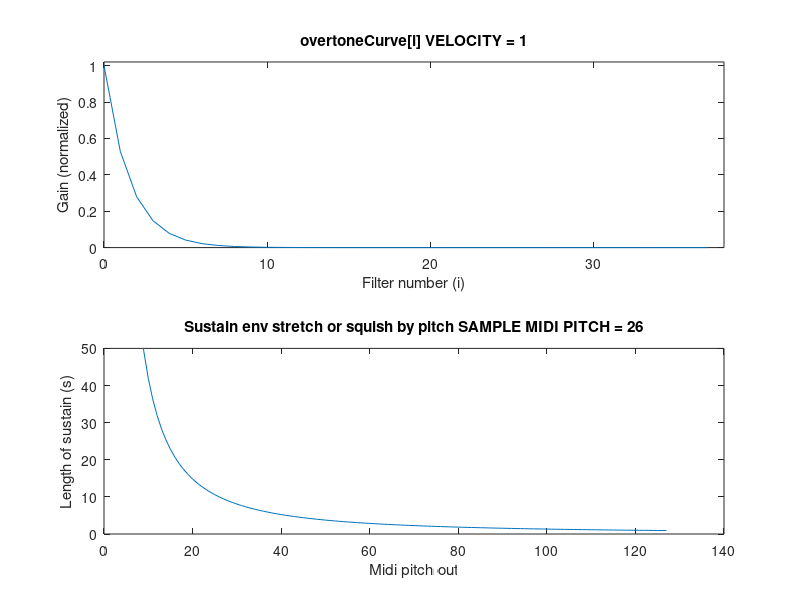

Source code (MATLAB):
%   MUMT 307 (Music & Audio Computing II)
%   Final Project.  Modal Synthesis analysis.
%   Max Henry #260133798

%   This script is primarily a sketchbook for different scaling curves I
%   was experimenting with.  Each curve depends on one or more input values
%   (e.g. "velocity" or "midiin").  The curve in each case is plotted.

clear;

%   overtoneCurve: Scaling the relative filter gains based on input
%   velocity.  A high velocity results in a flatter frequency scaling.
%   Lower velocity attenuates higher-frequency filters by this curve.

velocity = 1;
numFilts = 38;

p = (0:numFilts - 1);

pcurve = (velocity/127).^(p / numFilts * 5);

figure();
subplot(2, 1, 1);
plot(p, pcurve);
xlim([0 numFilts]);
xlabel('Filter number (i)');
ylim([0 1.02]);
ylabel('Gain (normalized)');
title(['overtoneCurve[i] VELOCITY = ' num2str(velocity)]);

%   Adding a contribution from the transposition ratio (stretch): the more
%   stretched the desired output pitch is from the input sample pitch, the
%   more muted the upper harmonics become.

notein = 26;
noteout = 52;
if (notein/noteout < 1)
   stretch = notein/noteout;
else
   stretch = 1;
end

vpcurve = stretch*(velocity/127).^(p / numFilts * 5);

subplot(2, 1, 2);
plot(p, vpcurve);
xlim([0 numFilts]);
xlabel('Filter number (i)');
ylim([0 1.02]);
ylabel('Gain (normalized)');
title(['overtoneCurve[i] modulated by stretch, STRETCH FACTOR = ' num2str(stretch)]);

%%

%   Special curve for turning on/off partials?  Option 1.

clear;

numfilts = 38;

noteout = 70;

dif = noteout/127;

filternum = (0:numfilts - 1);

scaling = (filternum + dif)./(filternum) - 1.8*dif;

plot(filternum, scaling);

xlim([0 numfilts]);
ylim([0 1]);
xlabel('Filter number (i)');
ylim([0 1.02]);
ylabel('Gain (normalized)');
title(['Muting partials by pitch Option 1 -- MIDI NOTE = ' num2str(noteout)]);

%%

%   Sigmoid curve for turning on/off partials?  Option 2.

clear;

noteout = 50;
numfilts = 38;
filternum = (1:numfilts);

coefficient = numfilts * (1 - noteout/127);

scaling = 1./(1 + exp(5*(filternum - (coefficient + 1))));

plot(filternum, scaling);
xlim([0 numfilts]);
ylim([0 1]);
xlabel('Filter number (i)');
ylim([0 1.02]);
ylabel('Gain (normalized)');
title(['Muting partials by pitch Option 2 -- MIDI NOTE = ' num2str(noteout)]);

%%

%   Scaling the env sustain value by the "stretch factor," i.e. how
%   different is the note-out value from the input sample note.

defaultSus = 10;

notein = 26;
noteout = (1:127);

stretch = defaultSus*(notein./noteout).^1.5;

plot(stretch);
xlabel('Midi pitch out');
ylabel('Length of sustain (s)');
ylim([0 50]);
title(['Sustain env stretch or squish by pitch SAMPLE MIDI PITCH = ' num2str(notein)]);
